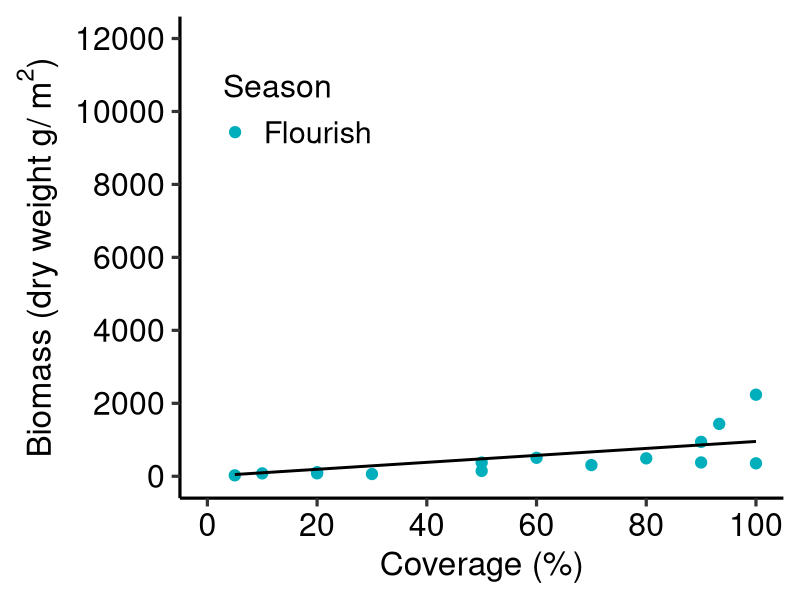
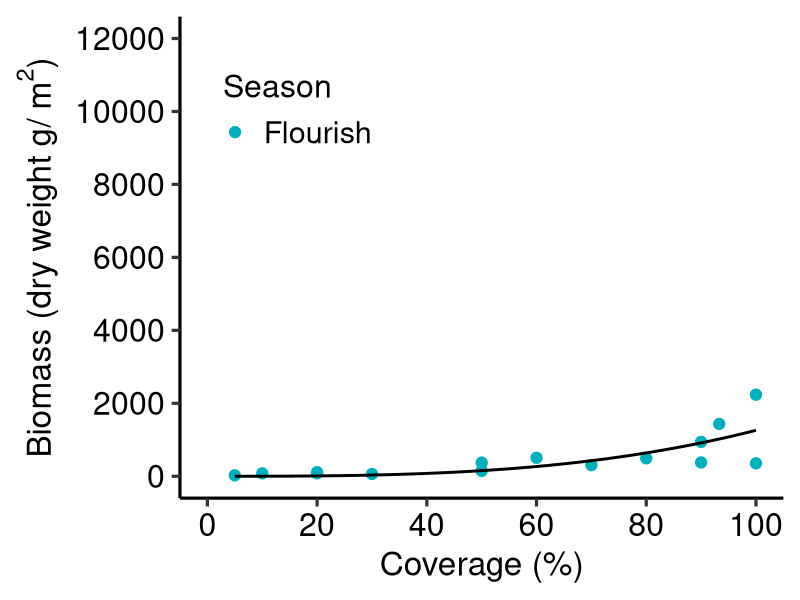
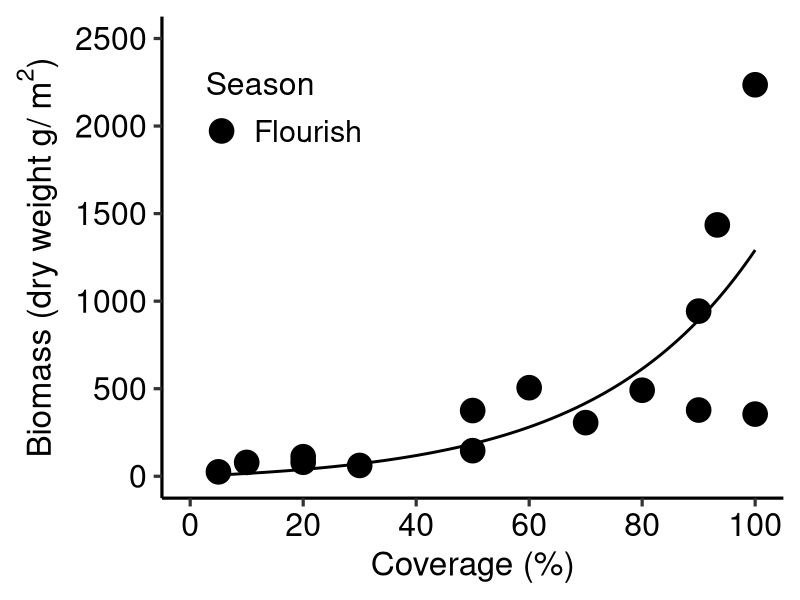

R code for these plots, in order: (Note: this script raises an error after producing the figures.)
rm(list=ls())
library(nlme)
library(ggplot2)

Wakame<-read.csv("Wakame.csv",stringsAsFactors = TRUE)
Wakame$Season <- factor(Wakame$Season, 
                       levels = c("Flourish","Decline") )
names(Wakame)

####### TohokuPacific @ Wakame##########
Wakame_TohokuPacific<-subset(Wakame,Wakame$Region=="TohokuPacific")
Wakame_TohokuPacific$DW_g_m2

###線形モデル#####
model1_TP<- nls(DW_g_m2~ a*Cover,
                start = list(a=100),
                control = list(maxiter = 50000, warnOnly = TRUE),
                data = Wakame_TohokuPacific)
summary(model1_TP)
AIC(model1_TP)
BIC(model1_TP)

####累乗モデル#####
model2_TP<- nls(DW_g_m2~ a*Cover^b,
                start = list(a=10,b = 1),
                control = list(maxiter = 50000, warnOnly = TRUE),
                data = Wakame_TohokuPacific)
summary(model2_TP)
AIC(model2_TP)
BIC(model2_TP)

####指数モデル#####
model3_TP<- nls(DW_g_m2~ a*exp(b*Cover),
                start = list(a=40,b = 0.05), 
                control = list(maxiter = 50000, warnOnly = TRUE),
                data = Wakame_TohokuPacific,
                trace=TRUE)
summary(model3_TP)
AIC(model3_TP)
BIC(model3_TP)


model3_TP2<- nls(DW_g_m2~ a*exp(b*Cover)-a,
                start = list(a=40,b = 0.05), 
                control = list(maxiter = 50000, warnOnly = TRUE),
                data = Wakame_TohokuPacific,
                trace=TRUE)
summary(model3_TP2)
AIC(model3_TP2)
BIC(model3_TP2)



####### TohokuPacific##########
#Model1
dummy_TohokuPacific<- expand.grid(Cover=seq(min(Wakame_TohokuPacific$Cover),
                                             max(Wakame_TohokuPacific$Cover),length=1000))

pred_TohokuPacific<- predict(model1_TP,newdata=dummy_TohokuPacific,se.fit=T)
dummy_TohokuPacific$DW<-pred_TohokuPacific

plot_TohokuPacific1<-ggplot(data=Wakame_TohokuPacific, aes(x=Cover, y=DW_g_m2,color = Season)) + 
  xlab("Coverage (%)")+ 
  ylab(expression(paste("Biomass (dry weight g/ ",{m^2},")",sep="")))+
  geom_point(size=3.5)+
  scale_x_continuous(breaks=seq(0, 100,length=6),limits=c(0,100))+
  scale_y_continuous(breaks=seq(0, 12000,length=7),limits=c(0,12000))+
  scale_color_manual(labels = c("Flourish", "Decline"),values = c("#00AFBB","#FC4E07"))+
  labs(color='Season')+
  geom_line(data=dummy_TohokuPacific, aes(x=Cover, y=DW),linewidth=1,color="black",inherit.aes = FALSE)+
  theme_classic(base_size = 24, base_family = "sans")+
  theme(axis.text = element_text(color="black",size=23))+
  theme(legend.justification=c(0.02,0.02), legend.position=c(0.05,0.7), 
        legend.title=element_text(size=23),legend.text =  element_text(size = 22))
plot_TohokuPacific1

#Model2
pred_TohokuPacific2<- predict(model2_TP,newdata=dummy_TohokuPacific,se.fit=T)
dummy_TohokuPacific$DW2<-pred_TohokuPacific2

plot_TohokuPacific2<-ggplot(data=Wakame_TohokuPacific, aes(x=Cover, y=DW_g_m2,color = Season)) + 
  xlab("Coverage (%)")+ 
  ylab(expression(paste("Biomass (dry weight g/ ",{m^2},")",sep="")))+
  geom_point(size=3.5)+
  scale_x_continuous(breaks=seq(0, 100,length=6),limits=c(0,100))+
  scale_y_continuous(breaks=seq(0, 12000,length=7),limits=c(0,12000))+
  scale_color_manual(labels = c("Flourish", "Decline"),values = c("#00AFBB","#FC4E07"))+
  labs(color='Season')+
  geom_line(data=dummy_TohokuPacific, aes(x=Cover, y=DW2),linewidth=1,color="black",inherit.aes = FALSE)+
  theme_classic(base_size = 24, base_family = "sans")+
  theme(axis.text = element_text(color="black",size=23))+
  theme(legend.justification=c(0.02,0.02), legend.position=c(0.05,0.7), 
        legend.title=element_text(size=23),legend.text =  element_text(size = 22))
plot_TohokuPacific2

# save width 600 * Height 500 
#Model 3
dummy_TohokuPacific<- expand.grid(Cover=seq(min(Wakame_TohokuPacific$Cover),
                                            max(Wakame_TohokuPacific$Cover),length=1000))
pred_TohokuPacific3<- predict(model3_TP2,newdata=dummy_TohokuPacific,se.fit=T)
dummy_TohokuPacific$DW3<-pred_TohokuPacific3

plot_TohokuPacific3<-ggplot(data=Wakame_TohokuPacific, aes(x=Cover, y=DW_g_m2,color = Season)) + 
  xlab("Coverage (%)")+ 
  ylab(expression(paste("Biomass (dry weight g/ ",{m^2},")",sep="")))+
  geom_point(size=8)+
  scale_x_continuous(breaks=seq(0, 100,length=6),limits=c(0,100))+
  scale_y_continuous(breaks=seq(0, 2500,length=6),limits=c(0,2500))+
  scale_color_manual(labels = c("Flourish", "Decline"),values = c("black","grey"))+
  labs(color='Season')+
  geom_line(data=dummy_TohokuPacific, aes(x=Cover, y=DW3),linewidth=1,color="black",inherit.aes = FALSE)+
  theme_classic(base_size = 24, base_family = "sans")+
  theme(axis.text = element_text(color="black",size=23))+
  theme(legend.justification=c(0.02,0.02), legend.position=c(0.05,0.7), 
        legend.title=element_text(size=23),legend.text =  element_text(size = 22))
plot_TohokuPacific3


#Model4
pred_TohokuPacific4<- predict(model4_TP,newdata=dummy_TohokuPacific,se.fit=T)
dummy_TohokuPacific$DW4<-pred_TohokuPacific4

plot_TohokuPacific4<-ggplot(data=Wakame_TohokuPacific, aes(x=Cover, y=DW_g_m2,color = Season)) + 
  xlab("Coverage (%)")+ 
  ylab(expression(paste("Biomass (dry weight g/ ",{m^2},")",sep="")))+
  geom_point(size=3.5)+
  scale_x_continuous(breaks=seq(0, 100,length=6),limits=c(0,100))+
  scale_y_continuous(breaks=seq(0, 12000,length=7),limits=c(0,12000))+
  scale_color_manual(labels = c("Flourish", "Decline"),values = c("#00AFBB","#FC4E07"))+
  labs(color='Season')+
  geom_line(data=dummy_TohokuPacific, aes(x=Cover, y=DW4),linewidth=1,color="black",inherit.aes = FALSE)+
  theme_classic(base_size = 24, base_family = "sans")+
  theme(axis.text = element_text(color="black",size=23))+
  theme(legend.justification=c(0.02,0.02), legend.position=c(0.05,0.7), 
        legend.title=element_text(size=23),legend.text =  element_text(size = 22))
plot_TohokuPacific4

#width 600 * Height 500 save

####### NorthJapanSea @ Sado ##########
Wakame_NorthJapanSea<-subset(Wakame,Wakame$Region=="NorthJapanSea")


####線形モデル#####
model1_NJ<- nls(DW_g_m2~ a*Cover,
                start = list(a=50),data = Wakame_NorthJapanSea)
summary(model1_NJ)
AIC(model1_NJ)
BIC(model1_NJ)

####累乗モデル#####
model2_NJ<- nls(DW_g_m2~ a*Cover^b,
                start = list(a=1.444,b = 1.3181),data = Wakame_NorthJapanSea,
                control = list(maxiter = 50000, warnOnly = TRUE),
                trace=TRUE)
summary(model2_NJ)
AIC(model2_NJ)
BIC(model2_NJ)

####指数モデル#####
model3_NJ<- nls(DW_g_m2~ a*exp(b*Cover),
                start = list(a=17.5,b =0.048), data = Wakame_NorthJapanSea,
                control = list(maxiter = 50000, warnOnly = TRUE),
                trace=TRUE)

summary(model3_NJ)
AIC(model3_NJ)
BIC(model3_NJ)

model3_NJ2<- nls(DW_g_m2~ a*exp(b*Cover)-a,
                start = list(a=17.5,b =0.048), data = Wakame_NorthJapanSea,
                control = list(maxiter = 50000, warnOnly = TRUE),
                trace=TRUE)

summary(model3_NJ2)
AIC(model3_NJ2)
BIC(model3_NJ2)


####二次関数モデル#####
model4_NJ<- nls(DW_g_m2~ a*Cover^2 + b*Cover + c,
                start = list(a=1, b=1,c=1), data =  Wakame_NorthJapanSea)
summary(model4_NJ)
AIC(model4_NJ)
BIC(model4_NJ)


#######Plot line  NorthJapanSea @ Sado##########
#Model1
dummy_NorthJapanSea<- expand.grid(Cover=seq(min(Wakame_NorthJapanSea$Cover),
                                            max(Wakame_NorthJapanSea$Cover),length=1000))
pred_NorthJapanSea1<- predict(model1_NJ,newdata=dummy_NorthJapanSea,se.fit=T)
dummy_NorthJapanSea$DW1<-pred_NorthJapanSea1

plot_NorthJapanSea1<-ggplot(data=Wakame_NorthJapanSea, aes(x=Cover, y=DW_g_m2,color = Season)) + 
  xlab("Coverage (%)")+ 
  ylab(expression(paste("Biomass (dry weight g/ ",{m^2},")",sep="")))+
  geom_point(size=8)+
  scale_x_continuous(breaks=seq(0, 100,length=6),limits=c(0,100))+
  scale_y_continuous(breaks=seq(0, 2500,length=6),limits=c(0,2500))+ 
  scale_color_manual(labels = c("Flourish", "Decline"),values = c("black","grey"))+
  labs(color='Season')+
  geom_line(data=dummy_NorthJapanSea, aes(x=Cover, y=DW1),linewidth=1,color="black",inherit.aes = FALSE)+
  theme_classic(base_size = 24, base_family = "sans")+
  theme(axis.text = element_text(color="black",size=23))+
  theme(legend.justification=c(0.02,0.02), legend.position=c(0.05,0.7), 
        legend.title=element_text(size=23),legend.text =  element_text(size = 22))
plot_NorthJapanSea1


#Model2
dummy_NorthJapanSea<- expand.grid(Cover=seq(min(Wakame_NorthJapanSea$Cover),
                                            max(Wakame_NorthJapanSea$Cover),length=1000))
pred_NorthJapanSea2<- predict(model2_NJ,newdata=dummy_NorthJapanSea,se.fit=T)
dummy_NorthJapanSea$DW2<-pred_NorthJapanSea2

plot_NorthJapanSea2<-ggplot(data=Wakame_NorthJapanSea, aes(x=Cover, y=DW_g_m2,color = Season)) + 
  xlab("Coverage (%)")+ 
  ylab(expression(paste("Biomass (dry weight g/ ",{m^2},")",sep="")))+
  geom_point(size=3.5)+
  scale_x_continuous(breaks=seq(0, 100,length=6),limits=c(0,100))+
  scale_y_continuous(breaks=seq(0, 1800,length=7),limits=c(0,1800))+ 
  scale_color_manual(labels = c("Flourish", "Decline"),values = c("#00AFBB","#FC4E07"))+
  labs(color='Season')+
  geom_line(data=dummy_NorthJapanSea, aes(x=Cover, y=DW2),linewidth=1,color="black",inherit.aes = FALSE)+
  theme_classic(base_size = 24, base_family = "sans")+
  theme(axis.text = element_text(color="black",size=23))+
  theme(legend.justification=c(0.02,0.02), legend.position=c(0.05,0.7), 
        legend.title=element_text(size=23),legend.text =  element_text(size = 22))
plot_NorthJapanSea2

#Model3
dummy_NorthJapanSea<- expand.grid(Cover=seq(min(Wakame_NorthJapanSea$Cover),
                                            max(Wakame_NorthJapanSea$Cover),length=1000))
pred_NorthJapanSea3<- predict(model3_NJ2,newdata=dummy_NorthJapanSea,se.fit=T)
dummy_NorthJapanSea$DW3<-pred_NorthJapanSea3

plot_NorthJapanSea3<-ggplot(data=Wakame_NorthJapanSea, aes(x=Cover, y=DW_g_m2,color = Season)) + 
  xlab("Coverage (%)")+ 
  ylab(expression(paste("Biomass (dry weight g/ ",{m^2},")",sep="")))+
  geom_point(size=3.5)+
  scale_x_continuous(breaks=seq(0, 100,length=6),limits=c(0,100))+
  scale_y_continuous(breaks=seq(0, 1800,length=7),limits=c(0,1800))+ 
  scale_color_manual(labels = c("Flourish", "Decline"),values = c("#00AFBB","#FC4E07"))+
  labs(color='Season')+
  geom_line(data=dummy_NorthJapanSea, aes(x=Cover, y=DW3),linewidth=1,color="black",inherit.aes = FALSE)+
  theme_classic(base_size = 24, base_family = "sans")+
  theme(axis.text = element_text(color="black",size=23))+
  theme(legend.justification=c(0.02,0.02), legend.position=c(0.05,0.7), 
        legend.title=element_text(size=23),legend.text =  element_text(size = 22))
plot_NorthJapanSea3

#Model4
pred_NorthJapanSea4<- predict(model4_NJ,newdata=dummy_NorthJapanSea,se.fit=T)
dummy_NorthJapanSea$DW4<-pred_NorthJapanSea4

plot_NorthJapanSea4<-ggplot(data=Wakame_NorthJapanSea, aes(x=Cover, y=DW_g_m2,color = Season)) + 
  xlab("Coverage (%)")+ 
  ylab(expression(paste("Biomass (dry weight g/ ",{m^2},")",sep="")))+
  geom_point(size=3.5)+
  scale_x_continuous(breaks=seq(0, 100,length=6),limits=c(0,100))+
  scale_y_continuous(breaks=seq(0, 1800,length=7),limits=c(0,1800))+ 
  scale_color_manual(labels = c("Flourish", "Decline"),values = c("#00AFBB","#FC4E07"))+
  labs(color='Season')+
  geom_line(data=dummy_NorthJapanSea, aes(x=Cover, y=DW4),linewidth=1,color="black",inherit.aes = FALSE)+
  theme_classic(base_size = 24, base_family = "sans")+
  theme(axis.text = element_text(color="black",size=23))+
  theme(legend.justification=c(0.02,0.02), legend.position=c(0.05,0.7), 
        legend.title=element_text(size=23),legend.text =  element_text(size = 22))
plot_NorthJapanSea4

#width 600 * Height 500 save


####### Central Pacific Sagami @ Wakame##########
Wakame_CentralPacific<-subset(Wakame,Wakame$Region=="CentralPacific")

Wakame_CentralPacific$DW_g_m2

####線形モデル#####
model1_CP<- nls(DW_g_m2~ a*Cover,
              start = list(a=50),data = Wakame_CentralPacific)
summary(model1_CP)
AIC(model1_CP)
BIC(model1_CP)

####累乗モデル#####
model2_CP<- nls(DW_g_m2~ a*Cover^b,
              start = list(a=10,b = 1),data = Wakame_CentralPacific)
summary(model2_CP)
AIC(model2_CP)
BIC(model2_CP)

####指数モデル#####
model3_CP<- nls(DW_g_m2~ a*exp(b*Cover),
              start = list(a=50,b = 0.01), 
              control = list(maxiter = 50000, warnOnly = TRUE),
              data = Wakame_CentralPacific,
              trace=TRUE)
summary(model3_CP)
AIC(model3_CP)
BIC(model3_CP)

model3_CP2<- nls(DW_g_m2~ a*exp(b*Cover)-a,
                start = list(a=50,b = 0.01), 
                control = list(maxiter = 50000, warnOnly = TRUE),
                data = Wakame_CentralPacific,
                trace=TRUE)
summary(model3_CP2)
AIC(model3_CP2)
BIC(model3_CP2)

####二次関数モデル#####
model4_CP<- nls(DW_g_m2~ a*Cover^2 + b*Cover + c,
              start = list(a=1, b=1,c=1), data =  Wakame_CentralPacific)
summary(model4_CP)
AIC(model4_CP)
BIC(model4_CP)



####### Central Pacific@Sagami##########
#Model1
dummy_CentralPacific<- expand.grid(Cover=seq(min(Wakame_CentralPacific$Cover),
                                             max(Wakame_CentralPacific$Cover),length=1000))
pred_CentralPacific<- predict(model1_CP,newdata=dummy_CentralPacific,se.fit=T)
dummy_CentralPacific$DW<-pred_CentralPacific
  
plot_CentralPacific<-ggplot(data=Wakame_CentralPacific, aes(x=Cover, y=DW_g_m2,color = Season)) + 
  xlab("Coverage (%)")+ 
  ylab(expression(paste("Biomass (dry weight g/ ",{m^2},")",sep="")))+
  geom_point(size=5)+
  scale_x_continuous(breaks=seq(0, 100,length=6),limits=c(0,100))+
  scale_y_continuous(breaks=seq(0, 6000,length=7),limits=c(0,6000))+
  scale_color_manual(labels = c("Flourish", "Decline"),values = c("#00AFBB","#FC4E07"))+
  labs(color='Season')+
  geom_line(data=dummy_CentralPacific, aes(x=Cover, y=DW),linewidth=1,color="black",inherit.aes = FALSE)+
  theme_classic(base_size = 24, base_family = "sans")+
  theme(axis.text = element_text(color="black",size=23))+
  theme(legend.justification=c(0.02,0.02), legend.position=c(0.05,0.7), 
        legend.title=element_text(size=23),legend.text =  element_text(size = 22))
plot_CentralPacific

#Model2
dummy_CentralPacific<- expand.grid(Cover=seq(min(Wakame_CentralPacific$Cover),
                                             max(Wakame_CentralPacific$Cover),length=1000))
pred_CentralPacific2<- predict(model2_CP,newdata=dummy_CentralPacific,se.fit=T)
dummy_CentralPacific$DW2<-pred_CentralPacific2

plot_CentralPacific2<-ggplot(data=Wakame_CentralPacific, aes(x=Cover, y=DW_g_m2,color = Season)) + 
  xlab("Coverage (%)")+ 
  ylab(expression(paste("Biomass (dry weight g/ ",{m^2},")",sep="")))+
  geom_point(size=5)+
  scale_x_continuous(breaks=seq(0, 100,length=6),limits=c(0,100))+
  scale_y_continuous(breaks=seq(0, 2500,length=6),limits=c(0,2500))+
  scale_color_manual(labels = c("Flourish", "Decline"),values = c("#00AFBB","#FC4E07"))+
  labs(color='Season')+
  geom_line(data=dummy_CentralPacific, aes(x=Cover, y=DW2),linewidth=1,color="black",inherit.aes = FALSE)+
  theme_classic(base_size = 24, base_family = "sans")+
  theme(axis.text = element_text(color="black",size=23))+
  theme(legend.justification=c(0.02,0.02), legend.position=c(0.05,0.7), 
        legend.title=element_text(size=23),legend.text =  element_text(size = 22))
plot_CentralPacific2

# save width 600 * Height 500 
#Model 3
pred_CentralPacific3<- predict(model3_CP2,newdata=dummy_CentralPacific,se.fit=T)
dummy_CentralPacific$DW3<-pred_CentralPacific3

plot_CentralPacific3<-ggplot(data=Wakame_CentralPacific, aes(x=Cover, y=DW_g_m2,color = Season)) + 
  xlab("Coverage (%)")+ 
  ylab(expression(paste("Biomass (dry weight g/ ",{m^2},")",sep="")))+
  geom_point(size=8)+
  scale_x_continuous(breaks=seq(0, 100,length=6),limits=c(0,100))+
  scale_y_continuous(breaks=seq(0, 2500,length=6),limits=c(0,2500))+
  scale_color_manual(labels = c("Flourish", "Decline"),values = c("black","grey"))+
  labs(color='Season')+
  geom_line(data=dummy_CentralPacific, aes(x=Cover, y=DW3),linewidth=1,color="black",inherit.aes = FALSE)+
  theme_classic(base_size = 24, base_family = "sans")+
  theme(axis.text = element_text(color="black",size=23))+
  theme(legend.justification=c(0.02,0.02), legend.position=c(0.05,0.7), 
        legend.title=element_text(size=23),legend.text =  element_text(size = 22))
plot_CentralPacific3


#Model4
pred_CentralPacific4<- predict(model4_CP,newdata=dummy_CentralPacific,se.fit=T)
dummy_CentralPacific$DW4<-pred_CentralPacific4

plot_CentralPacific4<-ggplot(data=Wakame_CentralPacific, aes(x=Cover, y=DW_g_m2,color = Season)) + 
  xlab("Coverage (%)")+ 
  ylab(expression(paste("Biomass (dry weight g/ ",{m^2},")",sep="")))+
  geom_point(size=3.5)+
  scale_x_continuous(breaks=seq(0, 100,length=6),limits=c(0,100))+
  scale_y_continuous(breaks=seq(0, 6000,length=7),limits=c(0,6000))+
  scale_color_manual(labels = c("Flourish", "Decline"),values = c("#00AFBB","#FC4E07"))+
  labs(color='Season')+
  geom_line(data=dummy_CentralPacific, aes(x=Cover, y=DW4),linewidth=1,color="black",inherit.aes = FALSE)+
  theme_classic(base_size = 24, base_family = "sans")+
  theme(axis.text = element_text(color="black",size=23))+
  theme(legend.justification=c(0.02,0.02), legend.position=c(0.05,0.7), 
        legend.title=element_text(size=23),legend.text =  element_text(size = 22))
plot_CentralPacific4

#width 600 * Height 500 save
dummy_TohokuPacific1<- expand.grid(Cover=seq(min(Wakame_TohokuPacific$Cover),
                                            max(Wakame_TohokuPacific$Cover),length=1000))
pred_TohokuPacific3<- predict(model3_TP2,newdata=dummy_TohokuPacific1,se.fit=T)
dummy_TohokuPacific1$DW<-pred_TohokuPacific3
dummy_TohokuPacific1$RegionClass<-"TP Wakame"

dummy_NorthJapanSea1<- expand.grid(Cover=seq(min(Wakame_NorthJapanSea$Cover),
                                            max(Wakame_NorthJapanSea$Cover),length=1000))
pred_NorthJapanSea1<- predict(model1_NJ,newdata=dummy_NorthJapanSea1,se.fit=T)
dummy_NorthJapanSea1$DW<-pred_NorthJapanSea1
dummy_NorthJapanSea1$RegionClass<-"NJS Wakame"

dummy_CentralPacific1<- expand.grid(Cover=seq(min(Wakame_CentralPacific$Cover),
                                             max(Wakame_CentralPacific$Cover),length=1000))
pred_CentralPacific2<- predict(model3_CP2,newdata=dummy_CentralPacific1,se.fit=T)
dummy_CentralPacific1$DW<-pred_CentralPacific2
dummy_CentralPacific1$RegionClass<-"CP Wakame"


dummy_Wakame<-rbind(dummy_TohokuPacific1,dummy_NorthJapanSea1,dummy_CentralPacific1)
dummy_Wakame$RegionClass<-factor(dummy_Wakame$RegionClass, 
                                levels = c("TP Wakame","NJS Wakame","CP Wakame") )

plot_Wakame_all<-ggplot(data=dummy_Wakame, aes(x=Cover, y=DW,linetype = RegionClass,color= RegionClass)) + 
  xlab("Coverage (%)")+ 
  ylab(expression(paste("Biomass (dry weight g/ ",{m^2},")",sep="")))+
  scale_x_continuous(breaks=seq(0, 100,length=6),limits=c(0,100))+
  scale_y_continuous(breaks=seq(0, 1500,length=7),limits=c(0,1500))+ 
  geom_line(linewidth=1.25)+
  theme_classic(base_size = 24, base_family = "sans")+
  theme(axis.text = element_text(color="black",size=23))+
  theme(legend.justification=c(0.02,0.02), legend.position=c(0.05,0.55), 
        legend.title=element_text(size=20),legend.text =  element_text(size = 20))
plot_Wakame_all
